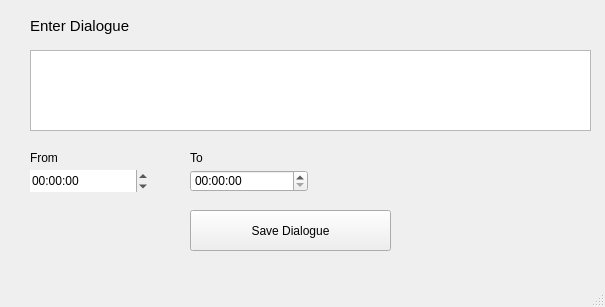
<?xml version="1.0" encoding="UTF-8"?>
<ui version="4.0">
 <class>MainWindow</class>
 <widget class="QMainWindow" name="MainWindow">
  <property name="geometry">
   <rect>
    <x>0</x>
    <y>0</y>
    <width>605</width>
    <height>307</height>
   </rect>
  </property>
  <property name="windowTitle">
   <string>MainWindow</string>
  </property>
  <widget class="QWidget" name="centralwidget">
   <widget class="QLabel" name="EnterDialoguelabel">
    <property name="geometry">
     <rect>
      <x>30</x>
      <y>10</y>
      <width>231</width>
      <height>31</height>
     </rect>
    </property>
    <property name="font">
     <font>
      <pointsize>11</pointsize>
     </font>
    </property>
    <property name="text">
     <string>Enter Dialogue </string>
    </property>
   </widget>
   <widget class="QTextEdit" name="dialogueinput">
    <property name="geometry">
     <rect>
      <x>30</x>
      <y>50</y>
      <width>561</width>
      <height>81</height>
     </rect>
    </property>
   </widget>
   <widget class="QLabel" name="fromLabel">
    <property name="geometry">
     <rect>
      <x>30</x>
      <y>150</y>
      <width>71</width>
      <height>16</height>
     </rect>
    </property>
    <property name="font">
     <font>
      <pointsize>9</pointsize>
     </font>
    </property>
    <property name="text">
     <string>From</string>
    </property>
   </widget>
   <widget class="QLabel" name="toLabel">
    <property name="geometry">
     <rect>
      <x>190</x>
      <y>150</y>
      <width>91</width>
      <height>16</height>
     </rect>
    </property>
    <property name="font">
     <font>
      <pointsize>9</pointsize>
     </font>
    </property>
    <property name="text">
     <string>To</string>
    </property>
   </widget>
   <widget class="QTimeEdit" name="fromtimeEdit">
    <property name="geometry">
     <rect>
      <x>30</x>
      <y>170</y>
      <width>118</width>
      <height>22</height>
     </rect>
    </property>
    <property name="font">
     <font>
      <kerning>true</kerning>
     </font>
    </property>
    <property name="wrapping">
     <bool>true</bool>
    </property>
    <property name="frame">
     <bool>false</bool>
    </property>
    <property name="displayFormat">
     <string>HH:mm:ss</string>
    </property>
    <property name="calendarPopup">
     <bool>false</bool>
    </property>
   </widget>
   <widget class="QTimeEdit" name="totimeEdit_2">
    <property name="geometry">
     <rect>
      <x>190</x>
      <y>170</y>
      <width>118</width>
      <height>22</height>
     </rect>
    </property>
    <property name="displayFormat">
     <string>HH:mm:ss</string>
    </property>
   </widget>
   <widget class="QPushButton" name="save_dialogButton">
    <property name="geometry">
     <rect>
      <x>190</x>
      <y>210</y>
      <width>201</width>
      <height>41</height>
     </rect>
    </property>
    <property name="text">
     <string>Save Dialogue</string>
    </property>
   </widget>
  </widget>
  <widget class="QStatusBar" name="statusbar"/>
 </widget>
 <resources/>
 <connections/>
</ui>
